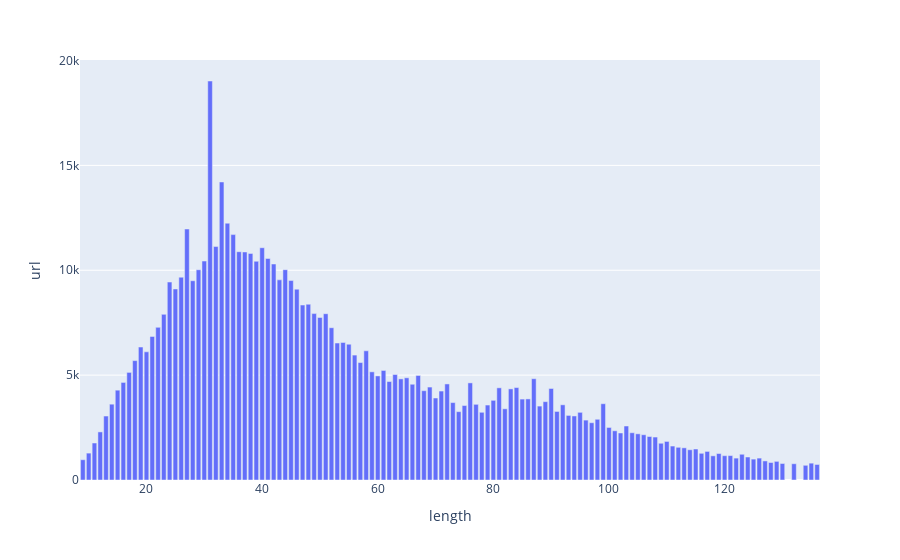

Here is the notebook cell this chart was saved with:
### Code cell
v_c = data.groupby("length").count()
v_c = v_c[v_c.url > 700]
fig = px.bar(v_c, x=v_c.index, y="url")
fig.show()

### Figure 1 — Plotly figure (JSON) as saved in the notebook; plotly's stock layout.template omitted (floating-point values rounded to 4 significant figures)
{"data": [{"alignmentgroup": "True", "hovertemplate": "length=%{x}<br>url=%{y}<extra></extra>", "legendgroup": "", "marker": {"color": "#636efa", "pattern": {"shape": ""}}, "name": "", "offsetgroup": "", "orientation": "v", "showlegend": false, "textposition": "auto", "type": "bar", "x": [9, 10, 11, 12, 13, 14, 15, 16, 17, 18, 19, 20, 21, 22, 23, 24, 25, 26, 27, 28, 29, 30, 31, 32, 33, 34, 35, 36, 37, 38, 39, 40, 41, 42, 43, 44, 45, 46, 47, 48, 49, 50, 51, 52, 53, 54, 55, 56, 57, 58, 59, 60, 61, 62, 63, 64, 65, 66, 67, 68, 69, 70, 71, 72, 73, 74, 75, 76, 77, 78, 79, 80, 81, 82, 83, 84, 85, 86, 87, 88, 89, 90, 91, 92, 93, 94, 95, 96, 97, 98, 99, 100, 101, 102, 103, 104, 105, 106, 107, 108, 109, 110, 111, 112, 113, 114, 115, 116, 117, 118, 119, 120, 121, 122, 123, 124, 125, 126, 127, 128, 129, 130, 132, 134, 135, 136], "xaxis": "x", "y": [967, 1282, 1764, 2293, 3050, 3615, 4283, 4652, 5130, 5692, 6338, 6111, 6844, 7278, 7897, 9437, 9108, 9669, 11967, 9499, 10024, 10439, 19023, 11130, 14209, 12243, 11700, 10884, 10872, 10802, 10428, 11074, 10562, 10298, 9542, 10027, 9509, 9098, 8341, 8380, 7934, 7749, 7928, 7260, 6529, 6557, 6474, 5956, 5599, 6160, 5157, 4963, 5223, 4694, 5029, 4821, 4873, 4565, 4983, 4258, 4431, 3909, 4241, 4580, 3691, 3258, 3551, 4630, 3608, 3228, 3574, 3799, 4395, 3394, 4344, 4407, 3858, 3866, 4829, 3524, 3735, 4363, 3268, 3585, 3079, 3053, 3226, 2856, 2731, 2895, 3637, 2505, 2346, 2242, 2574, 2253, 2202, 2158, 2073, 2048, 1752, 1839, 1619, 1559, 1534, 1442, 1478, 1273, 1363, 1153, 1261, 1159, 1164, 1044, 1227, 1096, 996, 1044, 909, 834, 889, 787, 775, 701, 803, 740], "yaxis": "y"}], "layout": {"barmode": "relative", "legend": {"tracegroupgap": 0}, "margin": {"t": 60}, "xaxis": {"anchor": "y", "domain": [0, 1], "title": {"text": "length"}}, "yaxis": {"anchor": "x", "domain": [0, 1], "title": {"text": "url"}}}}
